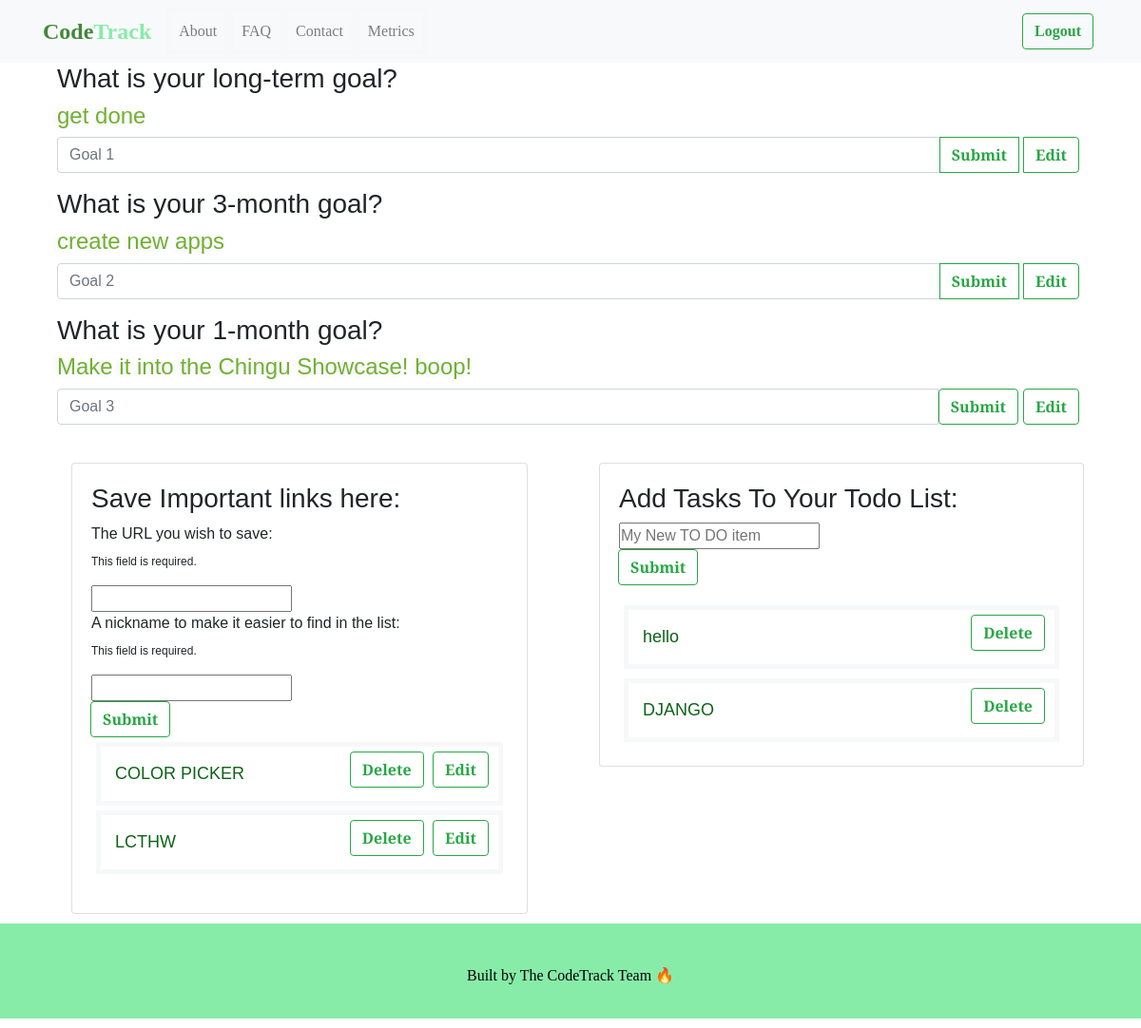
The app's page /metrics (signed in), older data.
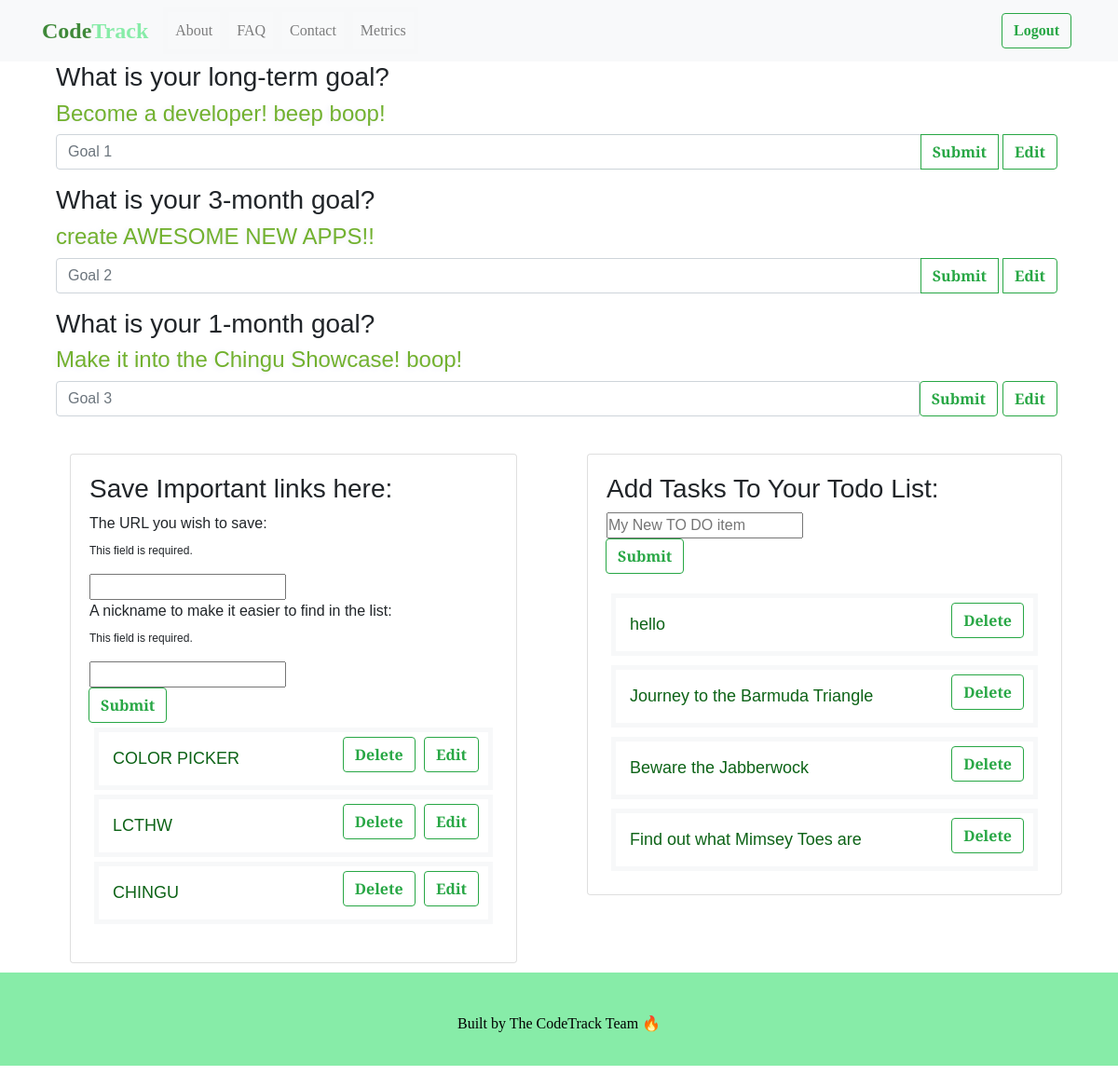
The same page, newer data.
### metrics/models.py (models this page shows, shortened)
class GoalOne(models.Model):
    text = models.CharField(max_length=40, default="Goal #1")
    user = models.ForeignKey(MyUser, on_delete = models.CASCADE,  related_name='+')
    def __str__(self):
        return self.text

class GoalTwo(models.Model):
    text = models.CharField(max_length=40, default="Goal #2")
    user = models.ForeignKey(MyUser, on_delete = models.CASCADE,  related_name='+')
    def __str__(self):
        return self.text

class GoalThree(models.Model):
    text = models.CharField(max_length=40, default="Goal #3")
    user = models.ForeignKey(MyUser, on_delete = models.CASCADE,  related_name='+')
    def __str__(self):
        return self.text

class Bookmarks(models.Model):
    alink = models.URLField(max_length=130, default="A website you wish to save.")
    nickname = models.CharField(max_length=40, default="An easy to remember nickname for your link.")
    user = models.ForeignKey(MyUser, on_delete = models.CASCADE,  related_name='+')

class Goal(models.Model):
    text = models.CharField(max_length=40, default="TODO list item.")
    complete = models.BooleanField(default=False)
    user = models.ForeignKey(MyUser, on_delete = models.CASCADE, related_name='+')
    def __str__(self):
        return self.text

### metrics/views.py (the view)
# urls.py: path('metrics', views.load_metrics, name='metrics'),
def load_metrics(request):
    form = GoalForm(request.POST)
    form1 = GoalONEForm(request.POST)
    form2 = GoalTWOForm(request.POST)
    form3 = GoalTHREEForm(request.POST)
    form4 = Bookmark(request.POST)
    if request.user.is_authenticated:
        try:
            user_id = request.user
            goals_list = Goal.objects.filter(user=user_id)
            longtermgoal = GoalOne.objects.filter(user=user_id).first()
            threemonthgoal=GoalTwo.objects.filter(user=user_id).first()
            shorttermgoal = GoalThree.objects.filter(user=user_id).first()
            bookmark_list = Bookmarks.objects.filter(user=user_id)
            if not goals_list:
                goals_list = ["no task items currently set.", "Use ADD button to add a to-do."]
            if longtermgoal == None:
                longtermgoal = "You have not set a long term goal yet."
            if threemonthgoal == None:
                threemonthgoal = "You have not set a three month goal yet."
            if shorttermgoal == None:
                shorttermgoal = "You have not set your short term goal yet."
            if not bookmark_list:
                bookmark_list = [" save some bookmarks here ", "keep them in one place for easier retrieval!", "nickname your links to make them easier to identify"]
            user_metrics = {'form': form, 'form1': form1, 'form2': form2, 'form3': form3, 'form4': form4, 'goals_list': goals_list, 'longtermgoal': longtermgoal, 'threemonthgoal': threemonthgoal, 'shorttermgoal': shorttermgoal, 'bookmark_list': bookmark_list}
            return render(request, 'metrics/MyTrack.html', user_metrics)
        except:
            return render(request, 'metrics/MyTrack_Demo.html')
    else:
        return render(request, 'metrics/MyTrack_Demo.html')

### metrics/forms.py
class GoalForm(forms.Form):
    text = forms.CharField(max_length=40,
    widget=forms.TextInput(
        attrs={
            'placeholder': 'My New TO DO item',
            'aria-label': 'Set a new To Do item',
            'aria-describedby': 'add-btn'
            }))
    class Meta:
        model = Goal
        fields =['text', 'user']

class GoalONEForm(forms.Form):
    text = forms.CharField(max_length=40,
    widget=forms.TextInput(
        attrs={
            'id': 'goal_1_input',
            'class':'form-control',
            'placeholder': 'Goal 1',
            'aria-label': ' set a new Goal 1.',
            'aria-describedby': 'add_goal1_btn'
            }))
    class Meta:
        model = GoalOne
        fields =['text', 'user']

### metrics/templates/metrics/MyTrack.html (shortened to what this page needs)
<!DOCTYPE html>
{% load static %}
<html lang="en">
  <head>
    <link
      rel="stylesheet"
      href="https://stackpath.bootstrapcdn.com/bootstrap/4.4.1/css/bootstrap.min.css"
    />
    <link rel=stylesheet href="{% static 'css/style.css' %}" />
    <link rel="stylesheet" href="{% static 'css/metrics_home.css' %}">
  </head>
  <body>
   <nav class="navbar navbar-expand-lg navbar-light bg-light">
        <div class="container">
            <a class="navbar-brand" href="/"><strong><span class="logo-one">Code</span><span class="logo-two">Track</span></strong></a>
            <div class="collapse navbar-collapse" id="navbarSupportedContent">
                <ul class="navbar-nav mr-auto">
                    <li class="nav-item">
                        <a class="nav-link" href="{% url 'about' %}">About</a>
                    </li>
                    <li class="nav-item">
                        <a class="nav-link" href="{% url 'faq' %}">FAQ</a>
                    </li>
                    <li class="nav-item">
                        <a class="nav-link" href="{% url 'contact' %}">Contact</a>
                    </li>
                    <li class="nav-item">
                        <a class="nav-link" href="{% url 'metrics' %}">Metrics</a>
                    </li>
                </ul>
                <div>
                    {% if user.is_authenticated %}
                    <button class="btn btn-outline-success my-2 my-sm-0" type="submit"><a href="{% url 'logout' %}">Logout</a></button>
                    {% else %}
                    <button class="btn btn-outline-success my-2 my-sm-0" type="submit"><a href="{% url 'login' %}">Login</a></button>
                    <button class="btn btn-outline-success my-2 my-sm-0" type="submit"><a href="{% url 'signup' %}">Sign Up</a></button>
                    {% endif %}
                </div>
            </div>
        </div>
    </nav>
    <main class="container">
      <div class="myTrack">
        <div class="row">
          <div class="col-md">
            <section class="container goals">
                <h3>What is your long-term goal?</h3>
                <div class="form-group">
                     <h4 class="goal_emphasis" id='longtermgoal'>
                         {{ longtermgoal }}
                         </h4>
                     <form action="{% url 'add_GoalOne' %}" method="POST" role="form1">
                        <div class="input-group">
                             {{ form1.text }}
                          <div class="input-group-append">
                            <button type="submit" class="btn btn-outline-success cust" id="add_goal1_btn">Submit</button>
                            <button type="button" class="btn btn-outline-success cust" id="goal1_edit">Edit</button>
                        </div>
                        </div>
                     </form>
                  </div>
                <h3>What is your 3-month goal?</h3>
                <div class="form-group">
                    <h4  class="goal_emphasis" id="threemonthgoal">
                     {{ threemonthgoal }}
                     </h4>
                    <form action="{% url 'add_GoalTwo' %}" method="POST" role="form2">
                            <div class="input-group">
                                {{ form2.text }}
                              <div class="input-group-append">
                              <button type="submit" class="btn btn-outline-success cust" id="add_goal2_btn">Submit</button>
                              <button type="button" class="btn btn-outline-success cust" id="goal2_edit">Edit</button>
                              </div>
                             </div>
                        </form>
                </div>
                <h3>What is your 1-month goal?</h3>
                <h4  class="goal_emphasis" id="shorttermgoal">
                 {{ shorttermgoal }}
                </h4>
                <div class="form-group">
                      <form action="{% url 'add_GoalThree' %}" method="POST" role="form3">
                            <div class="input-group">
                                {{ form3.text }}
                              <button type="submit" class="btn btn-outline-success cust" id="add_goal3_btn">Submit</button>
                              <button type="button" class="btn btn-outline-success cust" id="goal3_edit">Edit</button>
                             </div>
                        </form>
                </div>
            </section>
          </div>
          </div>
          <br />
          <div class="row">
           <div class="col-md">
          <section/section class="col-md">
          <section class="container links">
            <div class="card card-body">
                <h3>Save Important links here:</h3>
                <div class="form-group">
                 <form action="{% url 'add_Bookmark' %}" method="POST" role="form4">
                    <div class="input_form_column">
                    {{ form4 }}
                     <div class="input-group-append" id="button-addon4">
                     <button  class="btn btn-outline-success cust" id="add-btn">Submit</button>
                     </div>
                    </div>
                 </form>
                    {% for urls in bookmark_list %}
          <div>
            {% if urls.alink and urls.nickname and urls.id %}
            <div class="display_item_outer">
                <li class="display_item_inner_left"><a class="bookmarks_link" href={{ urls.alink }}>{{urls.nickname}}</a></li>
                <span>
                <button type="button" class="btn btn-outline-success cust" id="delete_link"><a  class="delete_link" href="{% url 'delete_Bookmark' urls.id %}">Delete</a></button>
                <button type="button" class="btn btn-outline-success cust"><a href="{% url 'edit_bookmark' urls.id %}">Edit</a></button>
                </span>
                </div>
            {% else %}
              <li>{{urls}}</li>
              </div>
            {% endif %}
            {% endfor %}
           </div>
            </div>
          </section>
          </div>
           <div class="col-md">
          <section class="container links">
            <div class="card card-body">
                <h3>Add Tasks To Your Todo List:</h3>
                <div class="form-group">
                <form action="{% url 'addGoal' %}" method="POST" role="form">
                    <div class="input_form">
                    {{ form.text }}
                    <div class="input-group-append" id="button-addon4">
                    <button class="btn btn-outline-success cust" id="add-btn">Submit</button>
                    </div>
                    </div>
                </form>
                </div>
                {% for goal in goals_list %}
                <div class="display_item_outer">
                <li class="display_item_inner_left" id="todo_list_item">{{ goal }}</li>
                {% if goal.id %}
                <span>
                <button type="button" class="btn btn-outline-success cust" id="delete_link"><a  class="delete_link" href="{% url 'deleteGoal' goal.id %}">Delete</a></button>
                </span>
                {% endif %}
                </div>
                {% endfor %}
                </div>
            </div>
        </div>
      </div>
    </main>
    <footer>
        <p>Built by <a href="#" class="team">The CodeTrack Team</a> 🔥</p>
    </footer>
  </body>
</html>

### static/css/style.css (style rules this page uses)
* { margin: 0; padding: 0; box-sizing: border-box; }
a { text-decoration: none; }
body { font-family: Avenir; font-size: 16px; }
button { background-color: #87ECA8; border-radius: 5px; color: #FFFFFF; font-size: 1em; font-weight: bold; padding: 10px 20px; }
footer { margin-top: 10px; margin-bottom: 10px; color: black; background-color: #f8f9fa; display: flex; flex-direction: column; justify-content: space-between; align-items: center; border-top: 3px solid #87eca8; border-bottom: 3px solid #87eca8; }
nav { background-color: #F3F2F2; display: flex; justify-content: center; align-items: center; padding: 20px 0; }
.logo-one { color: #3F8939; font-weight: bold; font-size: 1.2em; }
.logo-two { color: #87ECA8; font-weight: bold; font-size: 1.2em; }

### static/css/metrics_home.css (style rules this page uses)
main { font-family: 'Alegreya Sans SC', sans-serif; }
label { list-style: none; }
a { color: inherit; }
li { font-size: 18px; padding: 5px; margin: 5px; border: solid 5px #F7F8F9; }
.goal_emphasis { color: #72b12f; text-shadow: -2px 1px 6px #e9e9f9; }
#todo_list_item { color: #0d6317; }
.errorlist li { font-size: 12px; padding: 0; margin: 0; border: none; list-style: none; }
.display_item_outer { display: flex; flex-direction: row; justify-content: space-between; padding: 5px; margin: 5px; border: solid 5px #F7F8F9; }
.display_item_inner_left { border: none; display: flex; align-self: flex-start; }
.delete_link { border: none; display: flex; align-self: flex-end; color: inherit; text-decoration: none; }
.bookmarks_link { color: #0d6317; }
.btn-outline-success { margin-right: 5px; }
.cust { font-weight: bold; }
nav li { font-size: inherit; padding: 0; margin: 0; }
.btn { font-weight: bold; }
footer { background-color: #87ECA8; height: 100px; padding: 40px; text-align: center; }
.team { text-decoration: none; }
.logo-one { color: #3F8939; }
.logo-two { color: #87ECA8; }

Row changes from the older to the newer data that the page shows:
removed Goal: text "DJANGO", shows "Delete"
changed GoalOne: text "get done" → "Become a developer! beep boop!"
changed GoalTwo: text "create new apps" → "create AWESOME NEW APPS!!"
added Bookmarks: nickname "CHINGU"
added Goal: text "Journey to the Barmuda Triangle", shows "Delete"
added Goal: text "Beware the Jabberwock", shows "Delete"
added Goal: text "Find out what Mimsey Toes are", shows "Delete"
